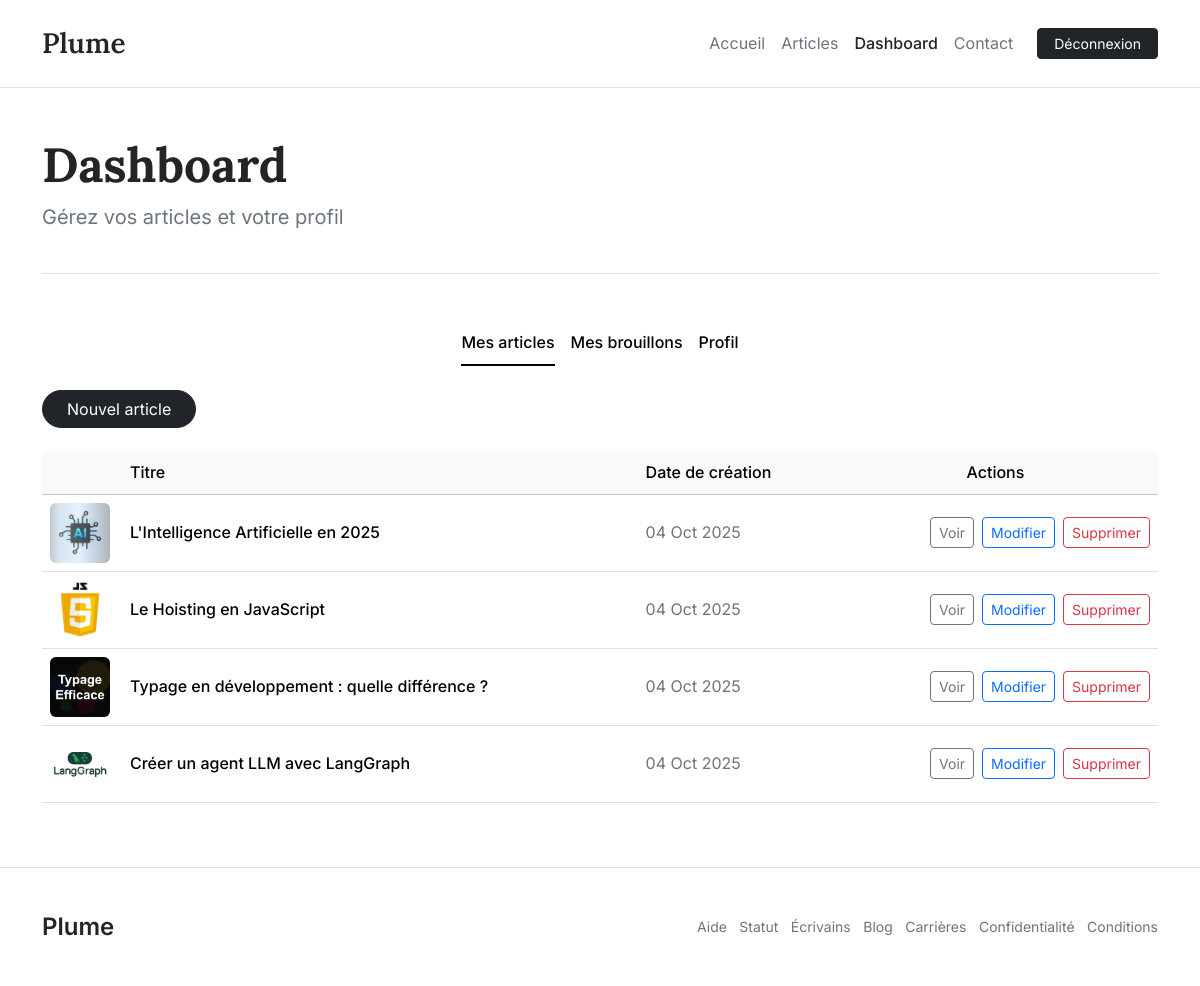
The page /blog/dashboard/ (signed in) on the database its author committed.
### blog/models/post.py (models this page shows, shortened)
class Post(models.Model):
    id = models.AutoField(primary_key=True)
    title = models.CharField(max_length=60)
    content = models.TextField()
    is_published = models.BooleanField(default=False)
    author = models.ForeignKey(User, on_delete=models.CASCADE)
    categories = models.ForeignKey(Category, on_delete=models.CASCADE)
    tags = models.ManyToManyField(Tag)
    image = models.ImageField(upload_to="post/%Y/%m/%d", blank=True, null=True)
    created_at = models.DateTimeField(auto_now_add=True)
    updated_at = models.DateTimeField(auto_now=True)

### blog/views.py (the view)
# urls.py: path('/dashboard/', views.dashboard, name='blog-dashboard'),
@login_required
def dashboard(request):
    published_posts_list = Post.objects.filter(is_published=True, author=request.user).order_by('-created_at')
    published_paginator = Paginator(published_posts_list, 9)
    published_page = request.GET.get('page', 1)
    try:
        published_posts = published_paginator.page(published_page)
    except PageNotAnInteger:
        published_posts = published_paginator.page(1)
    except EmptyPage:
        published_posts = published_paginator.page(published_paginator.num_pages)
    except:
        published_posts = published_paginator.page(1)
    draft_posts_list = Post.objects.filter(is_published=False, author=request.user).order_by('-created_at')
    draft_paginator = Paginator(draft_posts_list, 9)
    draft_page = request.GET.get('page', 1)
    try:
        draft_posts = draft_paginator.page(draft_page)
    except PageNotAnInteger:
        draft_posts = draft_paginator.page(1)
    except EmptyPage:
        draft_posts = draft_paginator.page(draft_paginator.num_pages)
    except:
        draft_posts = draft_paginator.page(1)
    profile = Profile.objects.get(user=request.user)
    return render(request, 'blog/dashboard/dashboard.html', {
        'published_posts': published_posts,
        'draft_posts': draft_posts,
        'profile': profile,
    })

### blog/templates/blog/dashboard/dashboard.html (shortened to what this page needs)
{% extends "blog/authenticated.html" %}
{% load static %}
{% block content %}
<div class="container my-5">
    <div class="mb-5 pb-4 border-bottom">
        <h1 class="display-5 fw-bold mb-2">Dashboard</h1>
        <p class="text-secondary fs-5">Gérez vos articles et votre profil</p>
    </div>
    <ul class="nav nav-underline mb-4 justify-content-center" id="dashboardTab" role="tablist">
        <li class="nav-item" role="presentation">
            <button class="nav-link active fw-medium" id="posts-tab" data-bs-toggle="tab" data-bs-target="#posts" type="button" role="tab">
                Mes articles
            </button>
        </li>
        <li class="nav-item" role="presentation">
            <button class="nav-link fw-medium" id="drafts-tab" data-bs-toggle="tab" data-bs-target="#drafts" type="button" role="tab">
                Mes brouillons
            </button>
        </li>
        <li class="nav-item" role="presentation">
            <button class="nav-link fw-medium" id="profile-tab" data-bs-toggle="tab" data-bs-target="#profile" type="button" role="tab">
                Profil
            </button>
        </li>
    </ul>
    <div class="tab-content" id="dashboardTabContent">
        <div class="tab-pane fade show active" id="posts" role="tabpanel">
            <div class="mb-4">
                <a href="{% url 'blog-dashboard-new-post' %}" class="btn btn-dark rounded-pill px-4">
                    Nouvel article
                </a>
            </div>
            {% if published_posts %}
            <div class="table-responsive">
                <table class="table table-hover align-middle">
                    <thead class="table-light">
                        <tr>
                            <th scope="col" class="fw-medium" style="width: 80px;"></th>
                            <th scope="col" class="fw-medium text-start">Titre</th>
                            <th scope="col" class="fw-medium text-start">Date de création</th>
                            <th scope="col" class="fw-medium text-center">Actions</th>
                        </tr>
                    </thead>
                    <tbody>
                        {% for post in published_posts %}
                        <tr>
                            <td>
                                {% if post.image %}
                                    <img src="{{ post.image.url }}" class="rounded" style="width: 60px; height: 60px; object-fit: cover;" alt="{{ post.title }}">
                                {% endif %}
                            </td>
                            <td class="fw-medium">{{ post.title }}</td>
                            <td class="text-secondary">{{ post.created_at|date:"d M Y" }}</td>
                            <td>
                                <div class="d-flex gap-2 justify-content-end">
                                    <a href="{% url 'blog-dashboard-view-post' post.id %}" class="btn btn-sm btn-outline-secondary">
                                        Voir
                                    </a>
                                    <a href="{% url 'blog-dashboard-edit-post' post.id %}" class="btn btn-sm btn-outline-primary">
                                        Modifier
                                    </a>
                                    <button class="btn btn-sm btn-outline-danger"
                                            data-bs-toggle="modal"
                                            data-bs-target="#deleteModal{{ post.id }}">
                                        Supprimer
                                    </button>
                                </div>
                            </td>
                        </tr>
                        {% endfor %}
                    </tbody>
                </table>
            </div>
            {% else %}
            <div class="text-center py-5">
                <p class="text-secondary mb-4">Vous n'avez publié aucun article pour le moment.</p>
            </div>
            {% endif %}
        </div>
    </div>
</div>
{% endblock %}

### public/assets/css/styles.css (style rules this page uses)
body { font-family: 'Inter', -apple-system, BlinkMacSystemFont, 'Segoe UI', Roboto, sans-serif; }
h1, h2, h3, h4, h5, h6, .display-1, .display-2, .display-3, .display-4, .display-5, .display-6 { font-family: 'Lora', Georgia, serif; }
body { line-height: 1.6; color: #242424; }
.nav-underline .nav-link, .nav-underline .nav-link:hover, .nav-underline .nav-link:focus, .nav-underline .nav-link.active { color: #000 !important; }

### rows shown on the page
Post: image (picture), title "L'Intelligence Artificielle en 2025", created_at "04 Oct 2025"
Post: image (picture), title "Le Hoisting en JavaScript", created_at "04 Oct 2025"
Post: image (picture), title "Typage en développement : quelle différence ?", created_at "04 Oct 2025"
Post: image (picture), title "Créer un agent LLM avec LangGraph", created_at "04 Oct 2025"
